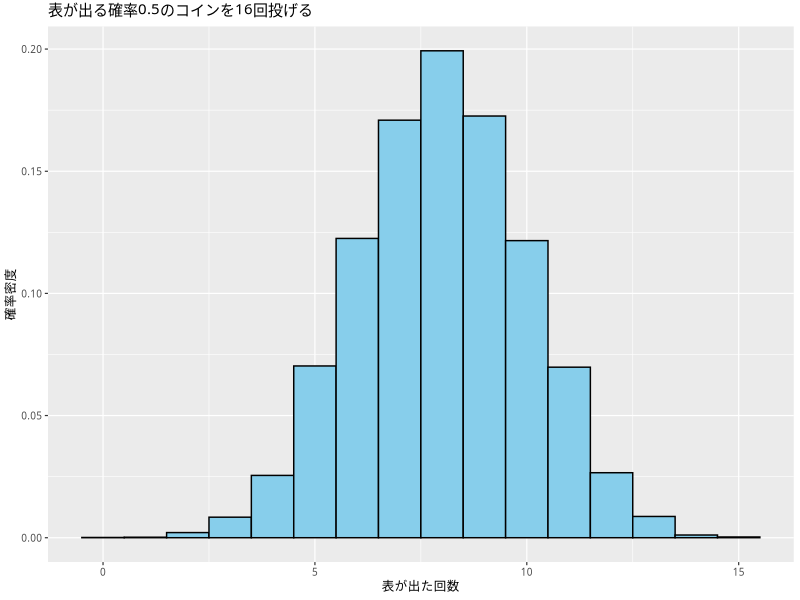
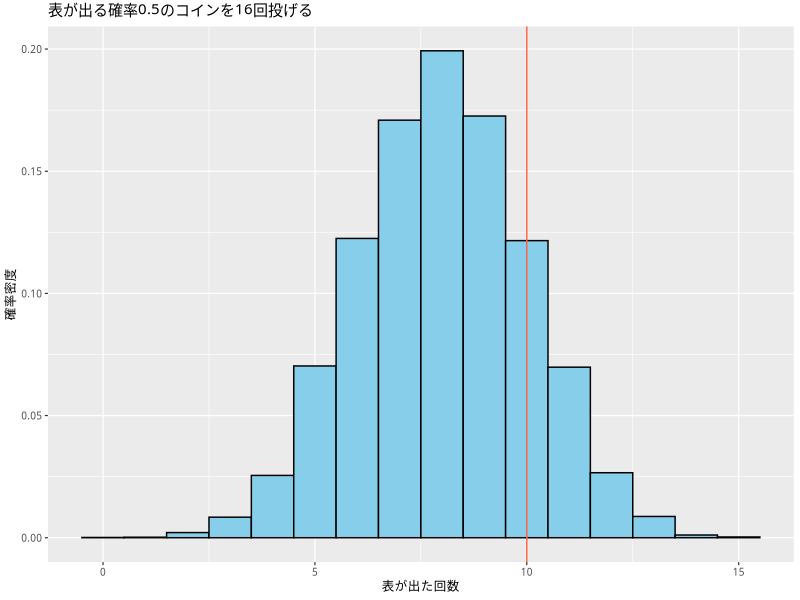
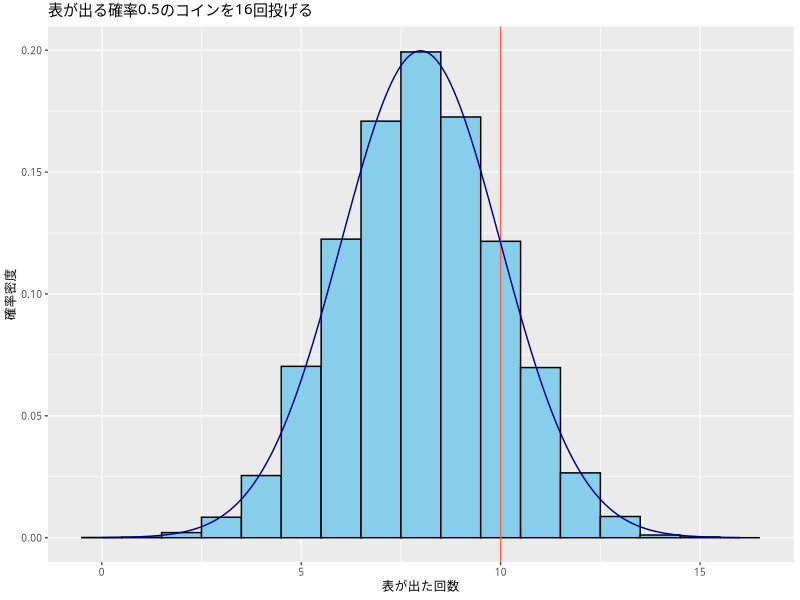
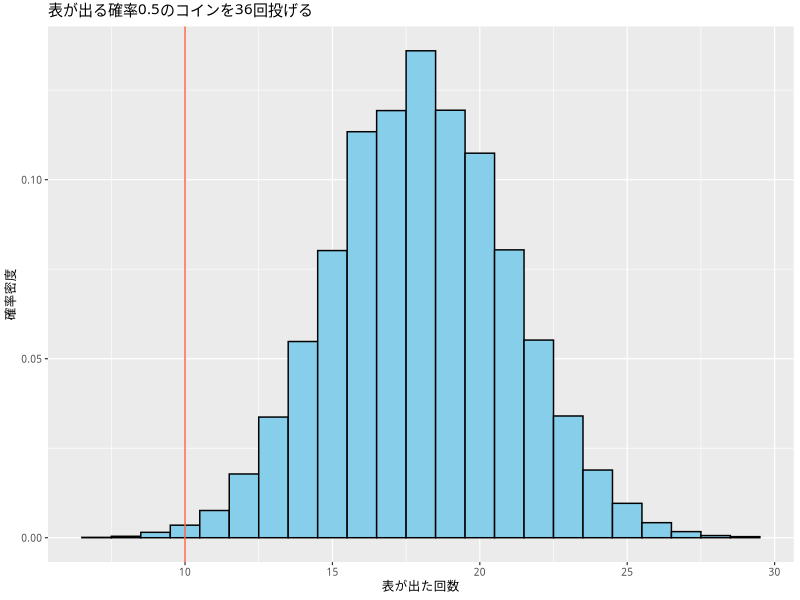
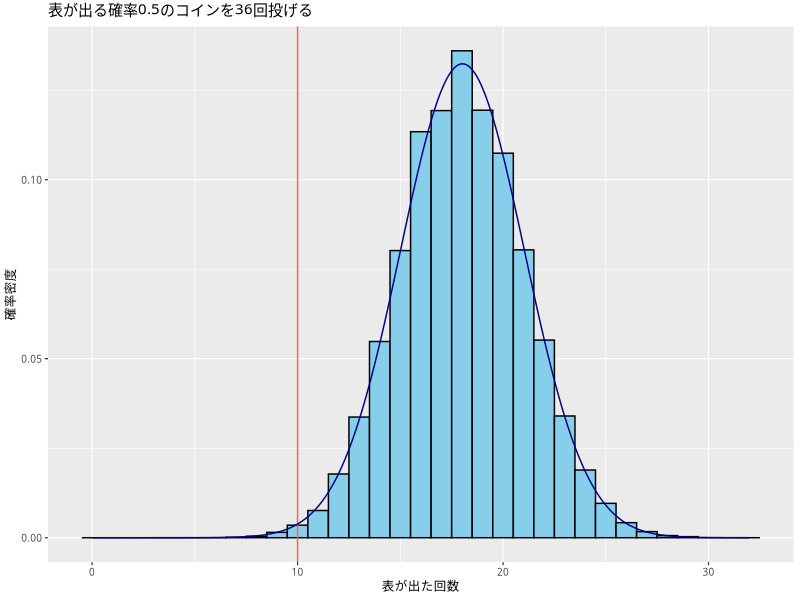
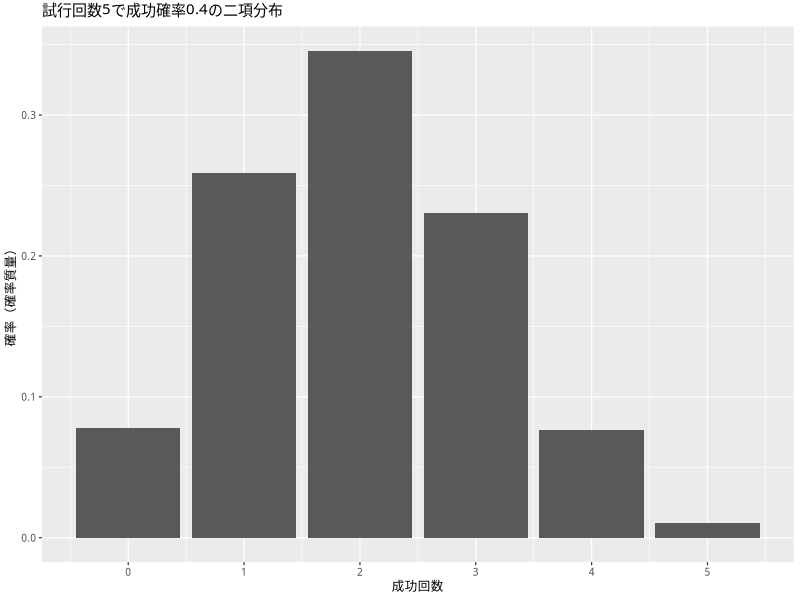

Generate these figures, in order, with R:
## ---- chunk 1
#| message: false
library(tidyverse)
## 図の中で日本語を使えるようにする
## フォントの設定はお好みで
## （Unix/Linux ではIPAexフォントのインストールが必要かも）
if (.Platform$OS.type == "windows") { 
  my_font <- "Yu Gothic"  
} else if (capabilities("aqua")) { 
  my_font <- "HiraginoSans-W3"
} else {
  my_font <- "IPAexGothic"
}
theme_set(theme_gray(base_size = 9,
                     base_family = my_font))
## ---- chunk 2
rbinom(n = 7, size = 10, prob = 0.45)
## ---- chunk 3
rbinom(n = 1, size = 16, prob = 0.5)
## ---- chunk 4
rbinom(n = 1, size = 16, prob = 0.5)
## ---- chunk 5
result1 <- rbinom(n = 10000, size = 16, prob = 0.5)
## ---- chunk 6
mean(result1)
## ---- chunk 7
var(result1)
sd(result1)
## ---- chunk 8
df1 <- tibble(x = result1)
hist1 <- ggplot(df1, aes(x = x, y = after_stat(density))) +
  geom_histogram(color = "black", 
                 fill = "skyblue",
                 binwidth = 1) +
  labs(x = "表が出た回数", 
       y = "確率密度",
       title = "表が出る確率0.5のコインを16回投げる")
plot(hist1)
## ---- chunk 9
hist2 <- hist1 + 
    geom_vline(xintercept = 10, 
               color = "tomato")
plot(hist2)
## ---- chunk 10
# 次の2行の中身は現時点で理解しなくてもよい
df2 <- tibble(x = seq(from = 0, to = 16, length.out = 1000)) |> 
  mutate(y = dnorm(x, mean = mean(result1), sd = sd(result1)))
hist3 <- hist2 + geom_line(data = df2, aes(x = x, y = y), color = "darkblue")
plot(hist3)
## ---- chunk 11
mean(result1) - 2 * sd(result1)
## ---- chunk 12
mean(result1) + 2 * sd(result1)
## ---- chunk 13
result1_sorted <- sort(result1)
## ---- chunk 14
result1_sorted[251]
result1_sorted[9750]
## ---- chunk 15
quantile(result1, prob = 0.025)
quantile(result1, prob = 0.975)
#quantile(result1, prob = c(0.025, 0.975))  # 2つの値を1度に求めたいとき
## ---- chunk 16
rbinom(n = 1, size = 36, prob = 0.5)
## ---- chunk 17
rbinom(n = 1, size = 36, prob = 0.5)
## ---- chunk 18
result2 <- rbinom(n = 10000, size = 36, prob = 0.5)
## ---- chunk 19
mean(result2)
## ---- chunk 20
var(result2)
sd(result2)
## ---- chunk 21
df3 <- tibble(x = result2)
hist4 <- ggplot(df3, aes(x = x, y = after_stat(density))) +
  geom_histogram(color = "black", 
                 fill = "skyblue", 
                 binwidth = 1) +
  labs(x = "表が出た回数", 
       y = "確率密度",
       title = "表が出る確率0.5のコインを36回投げる") +
  geom_vline(xintercept = 10, 
             color = "tomato")
plot(hist4)
## ---- chunk 22
# 次の2行の中身は現時点で理解しなくてもよい
df4 <- tibble(x = seq(from = 0, to = 32, length.out = 1000)) |>
  mutate(y = dnorm(x, mean = mean(result2), sd = sd(result2)))
hist5 <- hist4 + geom_line(data = df4, aes(x = x, y = y), color = "darkblue")
plot(hist5)
## ---- chunk 23
mean(result2) - 2 * sd(result2)
## ---- chunk 24
mean(result2) + 2 * sd(result2)
## ---- chunk 25
quantile(result2, prob = 0.025)
quantile(result2, prob = 0.975)
#quantile(result2, prob = c(0.025, 0.975))  # 1行で求めたいとき
## ---- chunk 26
#| echo: false
bin_ex2 <- dbinom(0:5, size = 5, prob = 0.4)
dd <- tibble(x = 0 : 5, 
             y = bin_ex2)
p_bin2 <- ggplot(dd, aes(x, y)) +
  geom_bar(stat = "identity") +
  scale_x_continuous(breaks = 0:5, labels = 0:5) +
  labs(x = "成功回数", 
       y = "確率（確率質量）",
       title = "試行回数5で成功確率0.4の二項分布")
plot(p_bin2)
## ---- chunk 27
bin_exp <- function(h, trials = 10000) {
  # h: 仮説 (hypothesis) N = h を検証する
  # trials: 実験の繰り返し回数、既定（デフォルト）値は10,000
  res <- rbinom(n = trials, size = h, prob = 0.5)
  return(quantile(res, prob = c(0.025, 0.975)))
}
## ---- chunk 28
bin_exp(16)
## ---- chunk 29
bin_exp(16, trials = 5000)
## ---- chunk 30
bin_exp(36)
## ---- chunk 31
set.seed(2019-05-10)  # 乱数の種を指定
x <- 10 : 35          # 10から35までの整数の数列を作り、xという名前で保存する
names(x) <- 10 : 35
sapply(x, bin_exp)    # xの要素をすべて bin_exp に適用 (apply) する
## ---- chunk 32
set.seed(2019-05-10)     # 乱数の種を指定
for (x in 10:35) {
  res <- bin_exp(x)
  cat(x, ":", res, "\n") # 結果を表示するためのコード
}
